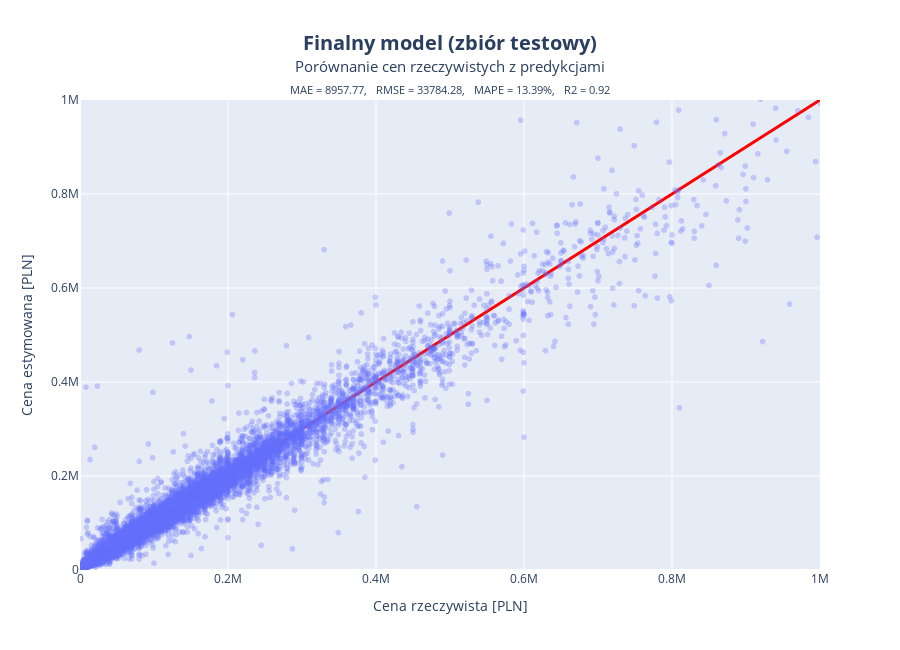
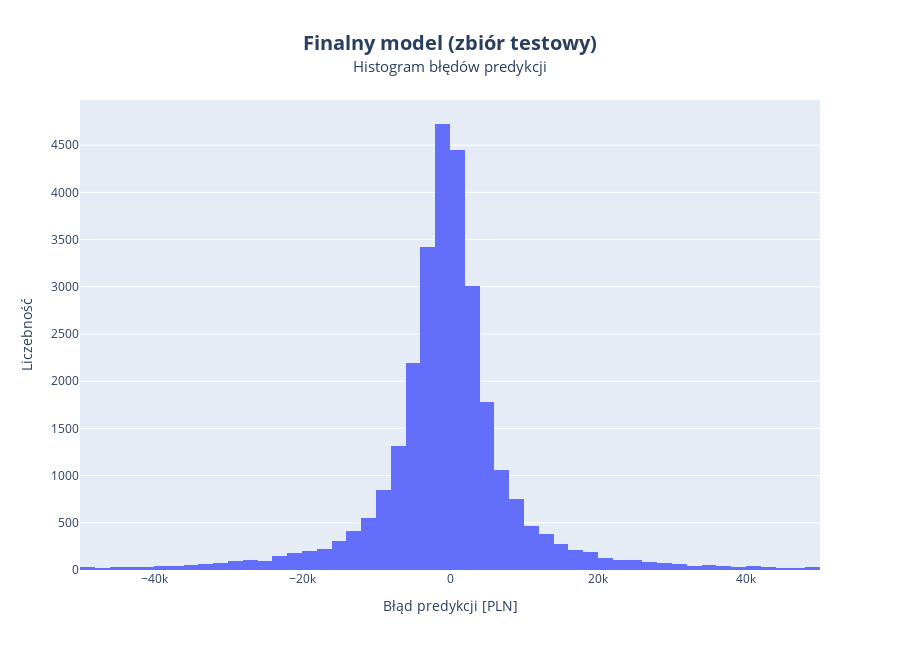

The cell these charts' notebook holds for them, in order:
### Markdown cell above
### Model testing

### Code cell
y_pred = model_improved.predict(X_test)

title = f'<span style="font-size: 20px;"><b>Finalny model (zbiór testowy)</b></span><br>'
final_metrics = calculate_metrics(y_test, y_pred)

plot_actual_vs_predicted(y_test, y_pred, final_metrics, title)
plot_error_histogram(y_test, y_pred, title)

### Figure 1 — Plotly figure (JSON) as saved in the notebook; plotly's stock layout.template omitted (floating-point values rounded to 4 significant figures; data arrays with more than 128 entries replaced by an {"elided": "..."} marker saying what was removed)
{"data": [{"hovertemplate": "Cena rzeczywista [PLN]=%{x}<br>Cena estymowana [PLN]=%{y}<extra></extra>", "legendgroup": "", "marker": {"color": "#636efa", "opacity": 0.3, "symbol": "circle"}, "mode": "markers", "name": "", "showlegend": false, "type": "scattergl", "x": {"elided": "29421 float values"}, "xaxis": "x", "y": {"elided": "29421 float values"}, "yaxis": "y"}, {"line": {"color": "red", "width": 3}, "mode": "lines", "showlegend": false, "type": "scatter", "x": [0, 4164000.0], "y": [0, 4164000.0]}], "layout": {"height": 650, "legend": {"tracegroupgap": 0}, "margin": {"t": 100}, "title": {"text": "<span style=\"font-size: 20px;\"><b>Finalny model (zbiór testowy)</b></span><br><span style=\"font-size: 15px;\">Porównanie cen rzeczywistych z predykcjami</span><br><span style=\"font-size: 11px;\">MAE = 8957.77,   RMSE = 33784.28,   MAPE = 13.39%,   R2 = 0.92</span>", "x": 0.5}, "xaxis": {"anchor": "y", "domain": [0, 1], "range": [0, 1000000], "title": {"text": "Cena rzeczywista [PLN]"}}, "yaxis": {"anchor": "x", "domain": [0, 1], "range": [0, 1000000], "title": {"text": "Cena estymowana [PLN]"}}}}

### Figure 2 — Plotly figure (JSON) as saved in the notebook; plotly's stock layout.template omitted (floating-point values rounded to 4 significant figures; data arrays with more than 128 entries replaced by an {"elided": "..."} marker saying what was removed)
{"data": [{"alignmentgroup": "True", "bingroup": "x", "hovertemplate": "error=%{x}<br>count=%{y}<extra></extra>", "legendgroup": "", "marker": {"color": "#636efa", "pattern": {"shape": ""}}, "name": "", "offsetgroup": "", "orientation": "v", "showlegend": false, "type": "histogram", "x": {"elided": "29421 float values"}, "xaxis": "x", "yaxis": "y"}], "layout": {"barmode": "relative", "height": 650, "legend": {"tracegroupgap": 0}, "margin": {"t": 100}, "title": {"text": "<span style=\"font-size: 20px;\"><b>Finalny model (zbiór testowy)</b></span><br><span style=\"font-size: 15px;\">Histogram błędów predykcji</span><br>", "x": 0.5}, "xaxis": {"anchor": "y", "domain": [0, 1], "range": [-50000, 50000], "title": {"text": "Błąd predykcji [PLN]"}}, "yaxis": {"anchor": "x", "domain": [0, 1], "title": {"text": "Liczebność"}}}}
